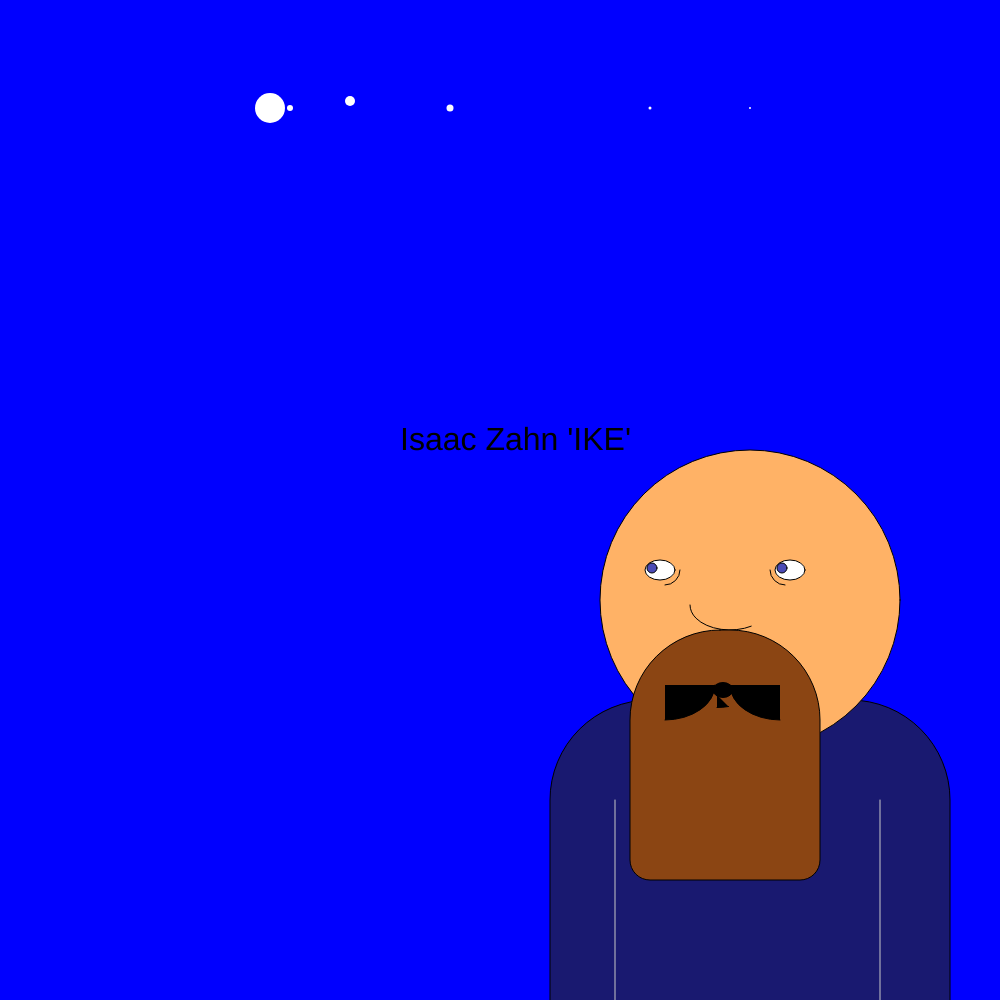
Frame 1 (no input)
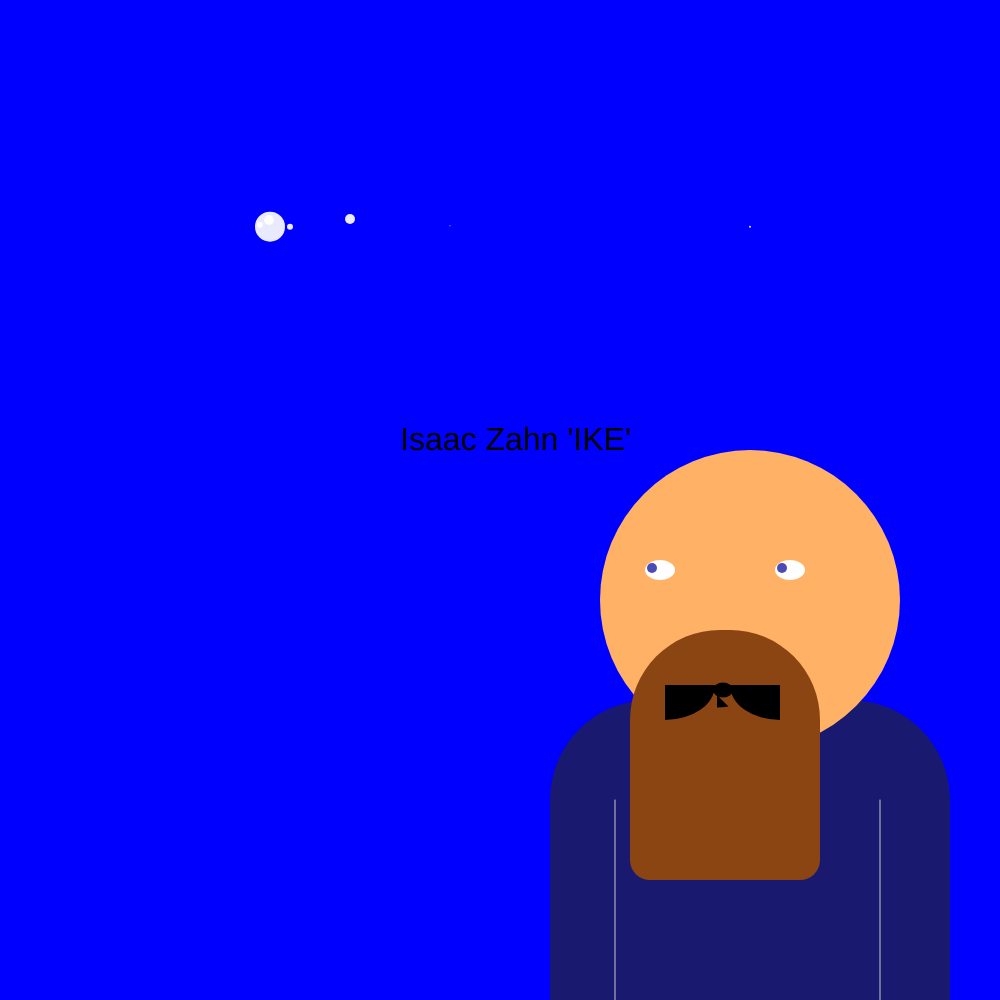
Frame 60 (no input)
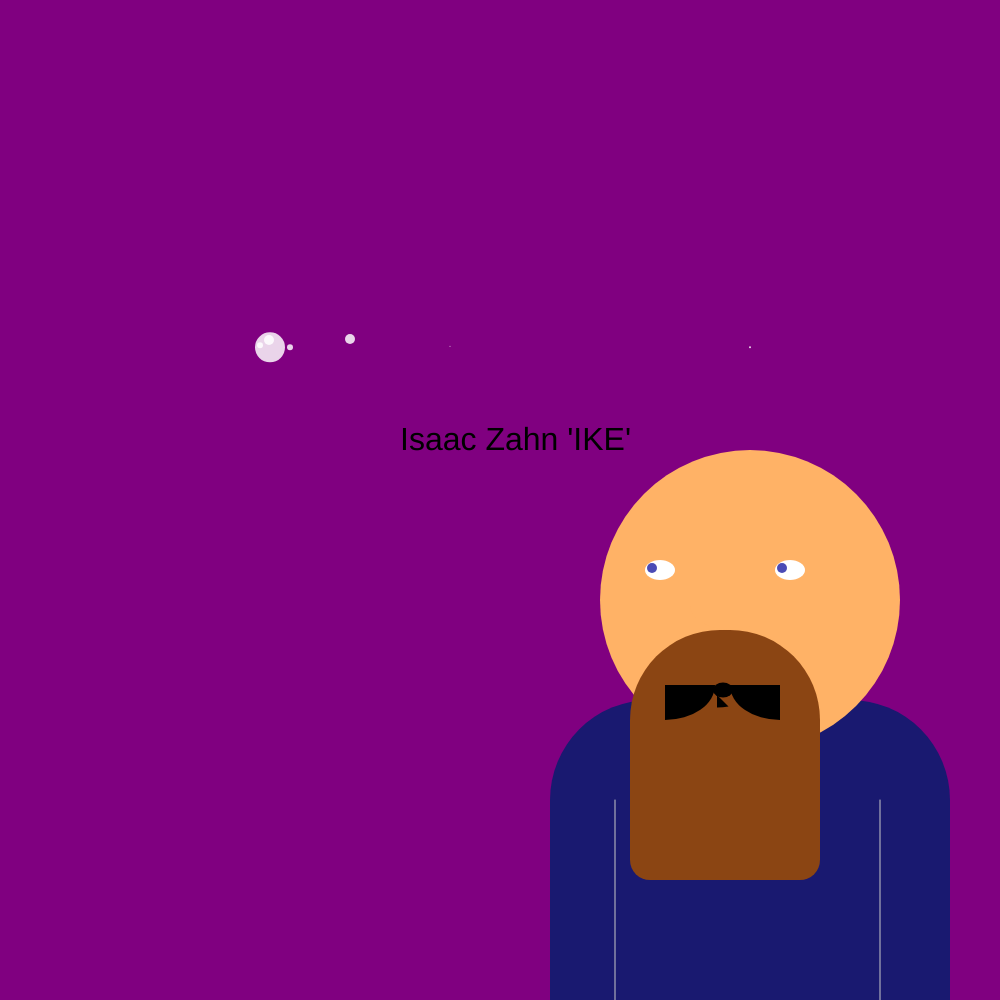
Frame 120 (the mouse pressed at the canvas centre since frame 60)

The p5.js sketch that drew these frames (run headless with seeded random() and noise() and a simulated clock; from frame 60 on, the mouse is pressed at the canvas centre):

// p5.js sketch
// ── sketch.js

var r = 0;
var g = 255;
var b = 100;
var snow = {
  loc: 6,
  trans: 255
};
var snow2 = {
  loc: 1,
  trans: 255
};


function setup() {
createCanvas(1000,1000);


}


function draw() {
  r = map(mouseX,0,1000,0,255);
  //g = map(mouseY,0,1000,0,255);
  b = map(mouseX,0,1000,255,0);
background(r,0,b);
textSize(32);
fill(0,0,0);
text("Isaac Zahn 'IKE'",400,450);
//r = map(mouseX,0,1000,0,255);
//g = map(mouseY,0,1000,0,255);
//b = map(mouseX,0,1000,255,0);
//body
fill(25,25,112);
rect(550,700,400,600,100,100,0,0);

//the head
translate(250,100);
fill(255,178,102);
ellipse(500,500,300,300);
arc(480,505,80,50,QUARTER_PI,PI);

//eyes
push();
translate(0, -30);
//ellipseMode(RADIUS);
fill(255);
ellipse(410,500,30,20);
ellipse(540,500,30,20);
noFill();
arc(415,500,30,30,TWO_PI,HALF_PI);
arc(535,500,30,30,HALF_PI,PI);
pop();
push();
//ellipseMode(CENTER);
fill(0,0,150,180);
ellipse(402,468,10,10);
ellipse(532,468,10,10);
pop();
// beard
push();
fill(139,69,19);
rect(380,530,190,250,90,90,20,20);
pop();


//month
push();
fill(0,0,0);
ellipse(473,590,20,15);
// noFill();
arc(415,585,100,70,TWO_PI,HALF_PI);
arc(530,585,100,70,HALF_PI,PI);
arc(467,595,60,25,QUARTER_PI,PI-HALF_PI);
pop();

//arms
push();
stroke(200);
line(630,700,630,1000);
line(365,700,365,1000);
pop();

//snow

push();
noStroke();
fill(255,255,255,snow2.trans);
ellipse(10,snow.loc,6,6);
snow.loc = snow.loc +1;
snow.trans = snow.trans - 1;
pop();
push();
noStroke();
fill(255,255,255,snow2.trans);
ellipse(100,snow2.loc,10,10);
snow2.loc = snow2.loc +1;
snow2.trans = snow2.trans - 0.18;
pop();
push();
noStroke();
fill(255,255,255,snow2.trans);
ellipse(19,snow2.loc,10,10);
snow2.loc = snow2.loc +1;
snow2.trans = snow2.trans - 0.18;
pop();
noStroke();
fill(255,255,255,snow2.trans);
ellipse(200,snow.loc,1,1);
snow.loc = snow.loc +1;
snow.trans = snow.trans - 0.25;
pop();
push();
noStroke();
fill(255,255,255,snow2.trans);
ellipse(40,snow.loc,6,6);
snow.loc = snow.loc +0.01;
snow.trans = snow.trans - 1;
pop();
push();
noStroke();
fill(255,255,255,snow2.trans);
ellipse(500,snow.loc,2,2);
snow.loc = snow.loc +0.000125;
snow.trans = snow.trans - 0.13;
pop();
push();
noStroke();
fill(255,255,255,snow.trans);
ellipse(400,snow.loc,3,3);
snow.loc = snow.loc +0.0008;
snow.trans = snow.trans - 2;
pop();
push();
noStroke();
fill(255,255,255,snow.trans);
ellipse(200,snow.loc,7,7);
snow.loc = snow.loc +0.0005;
snow.trans = snow.trans - 1;
pop();

noStroke();
fill(255,255,255,snow2.trans);
ellipse(20,snow.loc,30,30);
}
